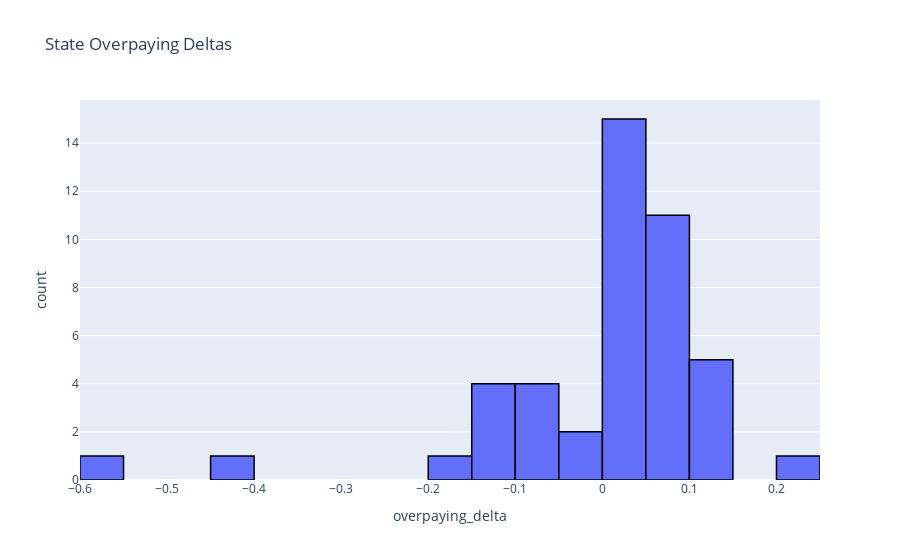

The notebook cell saved with this chart:
### Code cell
## histogram

merged_state[['state', 'overpaying_delta']]

graph_col = 'overpaying_delta'
nbins = 20
title = 'State Overpaying Deltas'
fig = px.histogram(merged_state, x=graph_col, nbins=nbins, title=title)
fig.update_traces(marker_line_color='black', marker_line_width=1.5)
fig.show()
# sns.histplot(merged_state['overpaying_delta'], kde=False, bins=10)

### Figure 1 — Plotly figure (JSON) as saved in the notebook; plotly's stock layout.template omitted (floating-point values rounded to 4 significant figures)
{"data": [{"alignmentgroup": "True", "bingroup": "x", "hovertemplate": "overpaying_delta=%{x}<br>count=%{y}<extra></extra>", "legendgroup": "", "marker": {"color": "#636efa", "line": {"color": "black", "width": 1.5}, "pattern": {"shape": ""}}, "name": "", "nbinsx": 20, "offsetgroup": "", "orientation": "v", "showlegend": false, "type": "histogram", "x": [-0.5795, -0.0686, 0.01426, 0.01742, -0.1958, 0.07965, -0.1207, 0.07992, 0.1193, 0.06887, 0.2183, -0.06713, 0.116, 0.1371, -0.001583, 0.144, 0.03586, 0.02576, 0.03267, -0.1415, 0.01501, -0.4294, -0.1078, 0.1376, 0.06615, -0.1381, 0.04051, 0.09533, 0.06627, -0.09829, -0.07894, 0.05688, 0.0239, 0.06299, 0.07334, 0.02748, 0.02087, 0.02861, 0.0483, 0.0642, 0.04272, 0.05641, 0.0006548, -0.009411, 0.02041], "xaxis": "x", "yaxis": "y"}], "layout": {"barmode": "relative", "legend": {"tracegroupgap": 0}, "title": {"text": "State Overpaying Deltas"}, "xaxis": {"anchor": "y", "domain": [0, 1], "title": {"text": "overpaying_delta"}}, "yaxis": {"anchor": "x", "domain": [0, 1], "title": {"text": "count"}}}}
